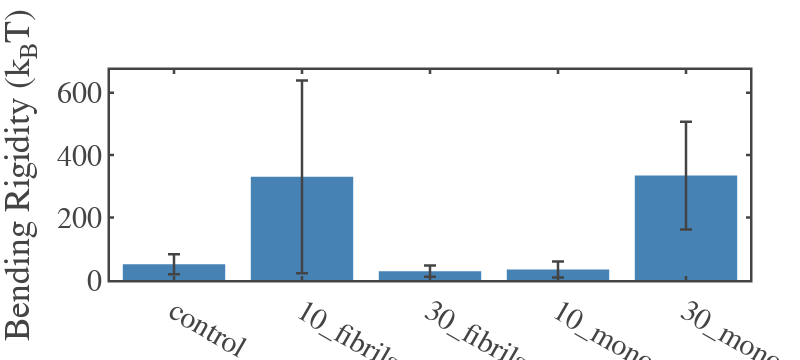

Here is the notebook cell this chart was saved with:
### Code cell
import numpy as np
import pandas as pd
import os
import plotly.graph_objects as go

# -------------------------------------------------
# Custom Plotly Template (provided by you)
# -------------------------------------------------
fig_template = go.layout.Template()
fig_template.layout = {
    'template': 'simple_white+presentation',
    'autosize': False,
    'width': 800,
    'height': 600,
    'xaxis': {
        'ticks': 'inside',
        'mirror': 'ticks',
        'linewidth': 2.5,
        'tickwidth': 2.5,
        'ticklen': 4,
        'showline': True,
        'showgrid': False,
        'zerolinecolor': 'white',
    },
    'yaxis': {
        'ticks': 'inside',
        'mirror': 'ticks',
        'linewidth': 2.5,
        'tickwidth': 2.5,
        'ticklen': 4,
        'showline': True,
        'showgrid': False,
        'zerolinecolor': 'white',
    },
    'font': {
        'family': 'mathjax',
        'size': 30,
    }
}

# -------------------------------------------------
# 1. Load data
# -------------------------------------------------
def load_data(file_path):
    data = pd.read_excel(file_path)
    return data["A"].values


# -------------------------------------------------
# 2. Compute k' values for each A
# -------------------------------------------------
def compute_k_values(a_values, beta, k_J, k_kT):
    C = k_J / (k_kT * beta**3)
    return C / (a_values**3)


# -------------------------------------------------
# 3. Compute mean and SEM of k'
# -------------------------------------------------
def compute_mean_sem(values):
    mean = np.mean(values)
    sem = np.std(values, ddof=1) / np.sqrt(len(values))
    return mean, sem


# -------------------------------------------------
# 4. Process one dataset
# -------------------------------------------------
def process_dataset(file_path, beta, k_J, k_kT):

    name = os.path.basename(file_path).replace(".xlsx", "")
    print(f"\n==============================")
    print(f"Dataset: {name}")
    print(f"==============================")

    a_values = load_data(file_path)
    
    # Compute k' for each A
    k_values = compute_k_values(a_values, beta, k_J, k_kT)

    # Mean and error of k'
    k_mean, k_sem = compute_mean_sem(k_values)

    print(f"Mean k' = {k_mean:.3e} ± {k_sem:.3e}")

    return name, k_values, k_mean, k_sem


# -------------------------------------------------
# 5. Main
# -------------------------------------------------
def main():

    beta = 9.93e10
    k_J = 4.56e-8
    k_kT = 4.11e-21

    file_paths = [
        r"D:\Atanu\Narendran_GUV\Narendran_GUV\control.xlsx",
        r"D:\Atanu\Narendran_GUV\Narendran_GUV\10_fibrils.xlsx",
        r"D:\Atanu\Narendran_GUV\Narendran_GUV\30_fibrils.xlsx",
        r"D:\Atanu\Narendran_GUV\Narendran_GUV\10_monomar.xlsx",
        r"D:\Atanu\Narendran_GUV\Narendran_GUV\30_monomar.xlsx",
    ]

    results = []

    for path in file_paths:
        name, k_values, k_mean, k_sem = process_dataset(path, beta, k_J, k_kT)
        results.append((name, k_mean, k_sem, k_values))

    # Plot bar chart
    names = [r[0] for r in results]
    means = [r[1] for r in results]
    errors = [r[2] for r in results]

    fig = go.Figure()
    fig.add_trace(
        go.Bar(
            x=names,
            y=means,
            error_y=dict(
                type='data',
                symmetric=True,
                array=errors,
                thickness=2.5,
                width=6
            ),
            marker=dict(color='steelblue')
        )
    )

    fig.update_layout(
        template=fig_template,
        yaxis_title="Bending Rigidity (k<sub>B</sub>T)",
        margin=dict(l=110, r=50, t=70, b=80),
    )

    fig.show()

if __name__ == "__main__":
    main()

### Figure 1 — Plotly figure (JSON) as saved in the notebook; plotly's stock layout.template omitted (floating-point values rounded to 4 significant figures)
{"data": [{"error_y": {"array": [31.68, 308.5, 18.14, 25.36, 172.6], "symmetric": true, "thickness": 2.5, "type": "data", "width": 6}, "marker": {"color": "steelblue"}, "type": "bar", "x": ["control", "10_fibrils", "30_fibrils", "10_monomar", "30_monomar"], "y": [50.48, 330.3, 28.15, 33.57, 334.5]}], "layout": {"height": 360, "margin": {"b": 80, "l": 110, "r": 50, "t": 70}, "width": 800, "xaxis": {"autorange": true, "range": [-0.5, 4.5], "type": "category"}, "yaxis": {"autorange": true, "range": [0, 672.5], "title": {"text": "Bending Rigidity (k<sub>B</sub>T)"}, "type": "linear"}}}
